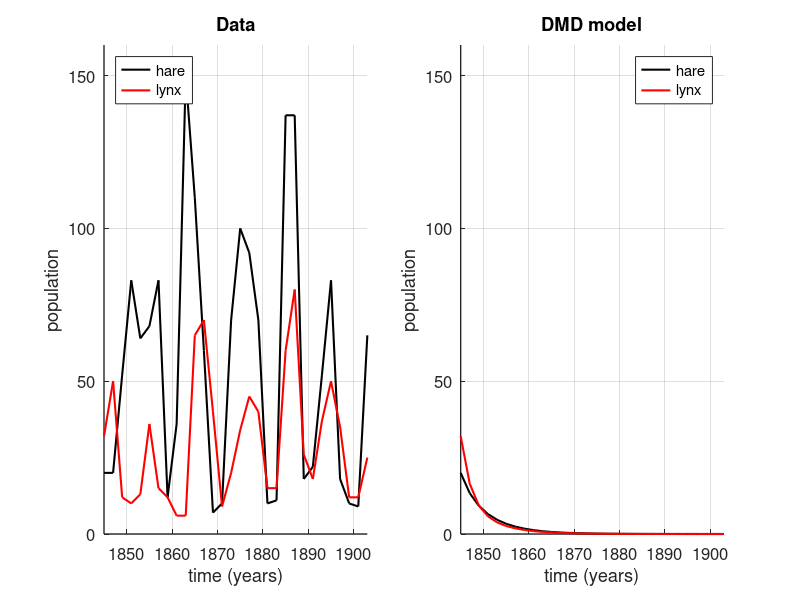
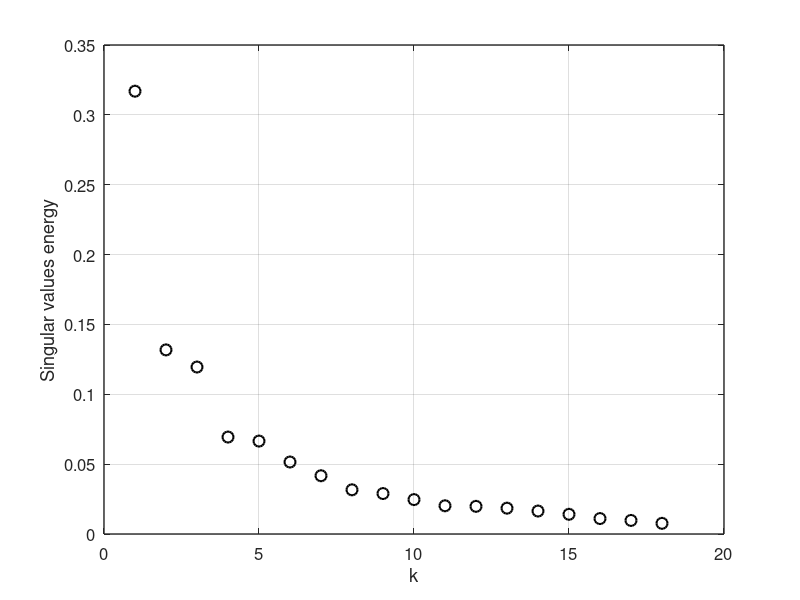
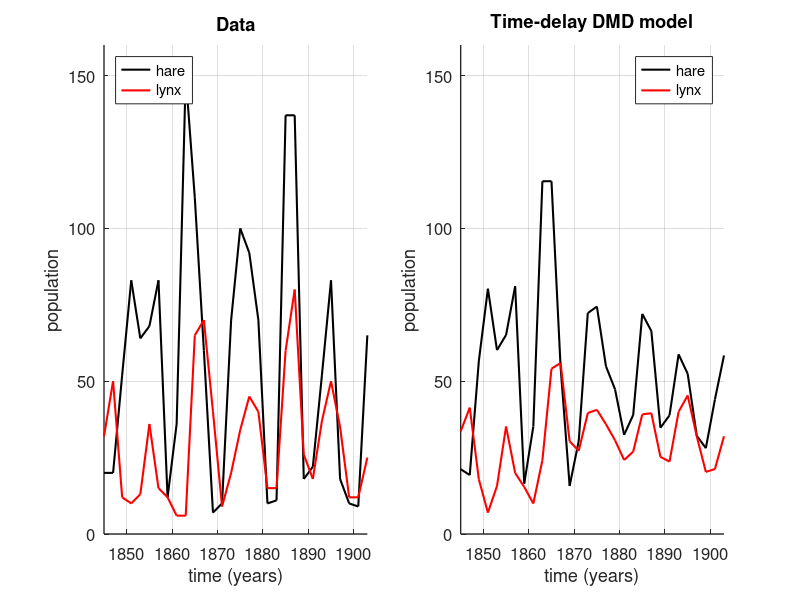
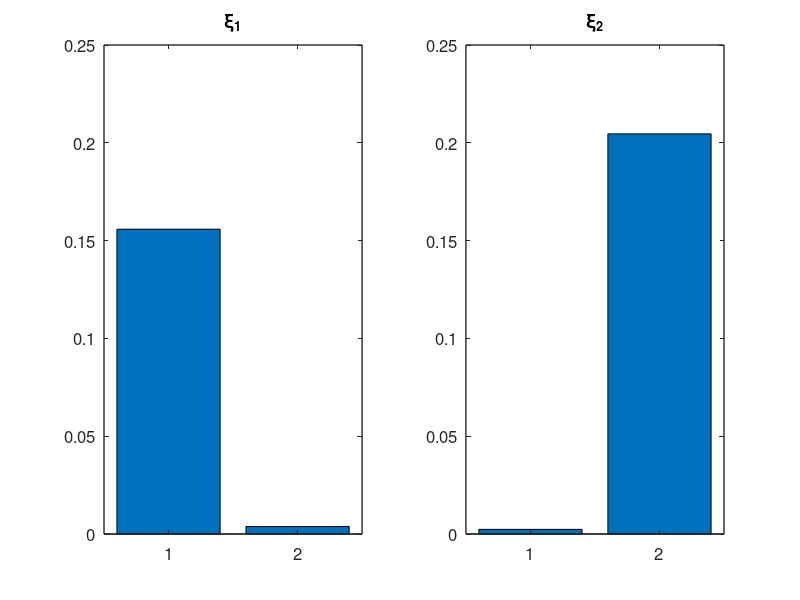

The MATLAB script that drew these images, in order: (Note: this script raises an error after producing the figures.)
clear variables;
close all;
clc;



%% Population data

hare = [20 20 52 83 64 68 83 12 36 150 110 60 7 10 70 100 92 70 10 11 137 137 18 22 52 83 18 10 9 65];
lynx = [32 50 12 10 13 36 15 12 6 6 65 70 40 9 20 34 45 40 15 15 60 80 26 18 37 50 35 12 12 25];

t_0 = 1845; t_end = 1903; dt = 2;
time = t_0:dt:t_end;
n = length(time);



%% DMD

X = [hare(1:end-1); lynx(1:end-1)];
X1 = [hare(2:end); lynx(2:end)];

[U,S,V] = svd(X,'econ');

A_tilde = U'*X1*V/S;
[W,D] = eig(A_tilde);
Phi = X1*V/S*W;

lambda = diag(D);
omega = log(lambda)/dt;

x0 = X(:,1);
y0 = Phi\x0;

t = time-t_0;
u_modes = zeros(2,n);
for i = 1:n
    u_modes(:,i) = y0.*exp(omega*t(i));
end
u_dmd = Phi*u_modes;


figure();
set(gcf,'position',[200,100,1000,400],'DefaultLineLineWidth',1.5);
subplot(1,2,1);
hold on; grid on;
plot(time,hare,'k');
plot(time,lynx,'r');
set(gca,'Fontsize',12,'Xlim',[t_0 t_end],'Ylim',[0 160],'LineWidth',1);
xlabel('time (years)');
ylabel('population');
title('Data');
legend('hare','lynx','Location','NorthWest');
subplot(1,2,2);
hold on; grid on;
plot(time,u_dmd(1,:),'k');
plot(time,u_dmd(2,:),'r');
set(gca,'Fontsize',12,'Xlim',[t_0 t_end],'Ylim',[0 160],'LineWidth',1);
xlabel('time (years)');
ylabel('population');
title('DMD model');
legend('hare','lynx');



%% Time-delay DMD 

td_emb = 8;
q = td_emb + 1;
p = n-td_emb;
H = zeros(2*q,p);
for i = 1:q
    H(2*i-1:2*i,:) = [hare(i:i+p-1); lynx(i:i+p-1)];
end

H1 = H(:,1:end-1);
H2 = H(:,2:end);

[Uh,Sh,Vh] = svd(H1);

figure();
set(gcf,'position',[360,198,560,250],'DefaultLineLineWidth',1.5);
sig = diag(Sh);
energy = sig/sum(sig);
plot(energy,'ko','MarkerSize',8,'LineWidth',1.5);
grid on;
set(gca,'Fontsize',12,'LineWidth',1);
xlabel('k');
ylabel('Singular values energy');

r = 16;
u = Uh(:,1:r);
s = Sh(1:r,1:r);
v = Vh(:,1:r);

A_tilde = u'*H2*v/s;
[W,D] = eig(A_tilde);
Phi = H2*v/s*W;

lambda = diag(D);
omega = log(lambda)/dt;

y0 = Phi\H1(:,1);

u_modes = zeros(r,n);
for i = 1:n
    u_modes(:,i) = y0.*exp(omega*t(i));
end
u_dmd_td = Phi*u_modes;

figure();
set(gcf,'position',[200,100,1000,400],'DefaultLineLineWidth',1.5);
subplot(1,2,1);
hold on; grid on;
plot(time,hare,'k');
plot(time,lynx,'r');
set(gca,'Fontsize',12,'Xlim',[t_0 t_end],'Ylim',[0 160],'LineWidth',1);
xlabel('time (years)');
ylabel('population');
title('Data');
legend('hare','lynx','Location','NorthWest');
subplot(1,2,2);
hold on; grid on;
plot(time,abs(u_dmd_td(1,:)),'k');
plot(time,abs(u_dmd_td(2,:)),'r');
set(gca,'Fontsize',12,'Xlim',[t_0 t_end],'Ylim',[0 160],'LineWidth',1);
xlabel('time (years)');
ylabel('population');
title('Time-delay DMD model');
legend('hare','lynx');



%% Lotka-Volterra model

% Regression

x = hare';
y = lynx';
xdot = zeros(n-2,1);
ydot = zeros(n-2,1);
% center difference scheme
for j=2:n-1
  xdot(j-1) = (x(j+1)-x(j-1))/(2*dt);
  ydot(j-1) = (y(j+1)-y(j-1))/(2*dt);
end

xs = x(2:n-1);
ys = y(2:n-1);

A1 = [xs -xs.*ys];
A2 = [xs.*ys -ys];

figure();
hold on;
xi1 = pinv(A1)*xdot;
xi2 = pinv(A2)*ydot;
subplot(1,2,1), bar(xi1)
set(gca,'Fontsize',12,'Ylim',[0 0.25],'LineWidth',1);
title('\xi_1');
subplot(1,2,2), bar(xi2)
set(gca,'Fontsize',12,'Ylim',[0 0.25],'LineWidth',1);
title('\xi_2');
% xi1 = A1\xdot;
% xi2 = A2\ydot;
% subplot(3,2,3), bar(xi1)
% subplot(3,2,4), bar(xi2)
% xi1 = robustfit(A1,xdot);
% xi2 = robustfit(A2,ydot);
% subplot(3,2,5), bar(xi1)
% subplot(3,2,6), bar(xi2)

b = xi1(1);
p = xi1(2);
r = xi2(1);
d = xi2(2);

tt = linspace(0,t(end),1000);
[tt,z] = ode45('rhs_LV',tt,x0,[],b,p,r,d);
figure();
set(gcf,'position',[200,100,500,350],'DefaultLineLineWidth',1.5);
hold on; grid on;
plot(time,hare,'k');
plot(time,lynx,'r');
plot(t_0+tt,z(:,1),'ko');
plot(t_0+tt,z(:,2),'ro');
set(gca,'Fontsize',12,'Xlim',[t_0 t_end],'Ylim',[0 250],'LineWidth',1);
xlabel('time (years)');
ylabel('population');
legend('hare (data)','lynx (data)','hare (LV)','lynx (LV)','Location','NorthEast');



%% SINDy

A = [xs ys xs.*ys xs.^2 ys.^2 xs.^2.*ys xs.*ys.^2 xs.^3 ys.^3 cos(xs) cos(ys) sin(xs) sin(ys)];

theta = {'x_1'; 'x_2'; 'x_1*x_2'; 'x_1^2'; 'x_2^2'; 'x_1^2*x_2'; 'x_1*x_2^2'; 'x_1^3'; 'x_2^3'; 'cos(x_1)'; 'cos(x_2)'; 'sin(x_1)'; 'sin(x_2)'};

figure();
set(gcf,'position',[150,50,1000,500],'DefaultLineLineWidth',1.5);
hold on;
xi1 = pinv(A)*xdot;
xi2 = pinv(A)*ydot;
subplot(3,2,1), bar(xi1)
set(gca,'Fontsize',10,'Ylim',[-5 2],'LineWidth',1,'xticklabel',theta,'XTickLabelRotation',60);
ylabel('loadings');
title('\xi_1 (hare)');
subplot(3,2,2), bar(xi2), text(4,-2,'least-square','FontSize',12);
set(gca,'Fontsize',10,'Ylim',[-5 2],'LineWidth',1,'xticklabel',theta,'XTickLabelRotation',60);
title('\xi_2 (lynx)');
xi1 = lasso(A,xdot,'Lambda',0.1);
xi2 = lasso(A,ydot,'Lambda',0.1);
subplot(3,2,3), bar(xi1)
set(gca,'Fontsize',10,'Ylim',[-5 2],'LineWidth',1,'xticklabel',theta,'XTickLabelRotation',60);
ylabel('loadings');
subplot(3,2,4), bar(xi2), text(4,-2,'lasso (\lambda=0.1)','FontSize',12);
set(gca,'Fontsize',10,'Ylim',[-5 2],'LineWidth',1,'xticklabel',theta,'XTickLabelRotation',60);
xi1 = lasso(A,xdot,'Lambda',0.01);
xi2 = lasso(A,ydot,'Lambda',0.01);
subplot(3,2,5), bar(xi1)
set(gca,'Fontsize',10,'Ylim',[-5 2],'LineWidth',1,'xticklabel',theta,'XTickLabelRotation',60);
ylabel('loadings');
subplot(3,2,6), bar(xi2), text(4,-2,'lasso (\lambda=0.01)','FontSize',12);
set(gca,'Fontsize',10,'Ylim',[-5 2],'LineWidth',1,'xticklabel',theta,'XTickLabelRotation',60);


% Selected solution
xi1 = lasso(A,xdot,'Lambda',0.1);
xi2 = lasso(A,ydot,'Lambda',0.1);


[tt,z] = ode45('rhs_syndy',tt,x0,[],xi1,xi2);
figure();
set(gcf,'position',[200,100,500,350],'DefaultLineLineWidth',1.5);
hold on; grid on;
plot(time,hare,'k');
plot(time,lynx,'r');
plot(t_0+tt,z(:,1),'k-.');
plot(t_0+tt,z(:,2),'r-.');
set(gca,'Fontsize',12,'Xlim',[t_0 t_end],'Ylim',[-10 160],'LineWidth',1);
xlabel('time (years)');
ylabel('population');
legend('hare (data)','lynx (data)','hare (SINDy)','lynx (SINDy)','Location','NorthEast');
